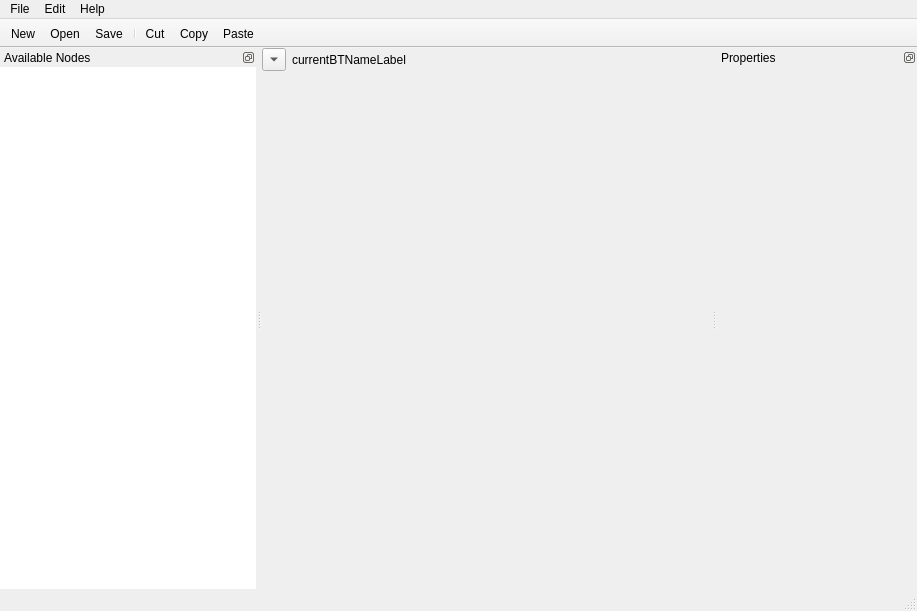
<?xml version="1.0" encoding="UTF-8"?>
<ui version="4.0">
 <class>BtEditor</class>
 <widget class="QMainWindow" name="BtEditor">
  <property name="geometry">
   <rect>
    <x>0</x>
    <y>0</y>
    <width>917</width>
    <height>611</height>
   </rect>
  </property>
  <property name="windowTitle">
   <string>Unnamed Project - Gluon Behavior Designer</string>
  </property>
  <widget class="QWidget" name="centralwidget">
   <layout class="QGridLayout" name="gridLayout_3">
    <property name="leftMargin">
     <number>0</number>
    </property>
    <property name="topMargin">
     <number>0</number>
    </property>
    <property name="rightMargin">
     <number>0</number>
    </property>
    <property name="bottomMargin">
     <number>0</number>
    </property>
    <item row="0" column="0">
     <layout class="QHBoxLayout" name="horizontalLayout">
      <item>
       <widget class="QToolButton" name="showBehaviorTreeList">
        <property name="text">
         <string/>
        </property>
        <property name="arrowType">
         <enum>Qt::DownArrow</enum>
        </property>
       </widget>
      </item>
      <item>
       <widget class="QLabel" name="currentBTNameLabel">
        <property name="text">
         <string>currentBTNameLabel</string>
        </property>
       </widget>
      </item>
     </layout>
    </item>
    <item row="1" column="0">
     <widget class="btNodeEditor" name="btEditor" native="true">
      <property name="sizePolicy">
       <sizepolicy hsizetype="Expanding" vsizetype="Expanding">
        <horstretch>0</horstretch>
        <verstretch>0</verstretch>
       </sizepolicy>
      </property>
     </widget>
    </item>
   </layout>
  </widget>
  <widget class="QMenuBar" name="menubar">
   <property name="geometry">
    <rect>
     <x>0</x>
     <y>0</y>
     <width>917</width>
     <height>19</height>
    </rect>
   </property>
   <widget class="QMenu" name="menuFile">
    <property name="title">
     <string>File</string>
    </property>
    <addaction name="actionNew"/>
    <addaction name="actionOpen"/>
    <addaction name="actionSave"/>
    <addaction name="actionSave_As"/>
    <addaction name="separator"/>
    <addaction name="actionQuit"/>
   </widget>
   <widget class="QMenu" name="menuEdit">
    <property name="title">
     <string>Edit</string>
    </property>
    <addaction name="actionNew_Tree"/>
    <addaction name="separator"/>
    <addaction name="actionCut"/>
    <addaction name="actionCopy"/>
    <addaction name="actionPaste"/>
    <addaction name="actionMake_Selection_Into_Tree"/>
    <addaction name="actionEdit_Node"/>
   </widget>
   <widget class="QMenu" name="menuHelp">
    <property name="title">
     <string>Help</string>
    </property>
    <addaction name="actionHelp"/>
    <addaction name="actionAbout"/>
   </widget>
   <addaction name="menuFile"/>
   <addaction name="menuEdit"/>
   <addaction name="menuHelp"/>
  </widget>
  <widget class="QStatusBar" name="statusbar"/>
  <widget class="QDockWidget" name="dockWidget_2">
   <property name="minimumSize">
    <size>
     <width>200</width>
     <height>91</height>
    </size>
   </property>
   <property name="features">
    <set>QDockWidget::DockWidgetFloatable|QDockWidget::DockWidgetMovable</set>
   </property>
   <property name="windowTitle">
    <string>Properties</string>
   </property>
   <attribute name="dockWidgetArea">
    <number>2</number>
   </attribute>
   <widget class="QWidget" name="dockWidgetContents_2">
    <layout class="QGridLayout" name="gridLayout_2">
     <property name="leftMargin">
      <number>0</number>
     </property>
     <property name="topMargin">
      <number>0</number>
     </property>
     <property name="rightMargin">
      <number>0</number>
     </property>
     <property name="bottomMargin">
      <number>0</number>
     </property>
     <item row="0" column="0">
      <widget class="QScrollArea" name="propertyScrollArea">
       <property name="sizePolicy">
        <sizepolicy hsizetype="Preferred" vsizetype="Expanding">
         <horstretch>0</horstretch>
         <verstretch>0</verstretch>
        </sizepolicy>
       </property>
       <property name="minimumSize">
        <size>
         <width>120</width>
         <height>0</height>
        </size>
       </property>
       <property name="styleSheet">
        <string notr="true"/>
       </property>
       <property name="frameShape">
        <enum>QFrame::NoFrame</enum>
       </property>
       <property name="widgetResizable">
        <bool>true</bool>
       </property>
       <widget class="QWidget" name="scrollAreaWidgetContents">
        <property name="geometry">
         <rect>
          <x>0</x>
          <y>0</y>
          <width>200</width>
          <height>522</height>
         </rect>
        </property>
       </widget>
      </widget>
     </item>
    </layout>
   </widget>
  </widget>
  <widget class="QDockWidget" name="dockWidget">
   <property name="features">
    <set>QDockWidget::DockWidgetFloatable|QDockWidget::DockWidgetMovable</set>
   </property>
   <property name="windowTitle">
    <string>Available Nodes</string>
   </property>
   <attribute name="dockWidgetArea">
    <number>1</number>
   </attribute>
   <widget class="QWidget" name="dockWidgetContents">
    <layout class="QGridLayout" name="gridLayout">
     <property name="sizeConstraint">
      <enum>QLayout::SetDefaultConstraint</enum>
     </property>
     <property name="leftMargin">
      <number>0</number>
     </property>
     <property name="topMargin">
      <number>0</number>
     </property>
     <property name="rightMargin">
      <number>0</number>
     </property>
     <property name="bottomMargin">
      <number>0</number>
     </property>
     <item row="0" column="0">
      <widget class="btAvailableNodesTreeView" name="availableNodes">
       <property name="acceptDrops">
        <bool>false</bool>
       </property>
       <property name="frameShape">
        <enum>QFrame::NoFrame</enum>
       </property>
       <property name="animated">
        <bool>true</bool>
       </property>
      </widget>
     </item>
    </layout>
   </widget>
  </widget>
  <widget class="QToolBar" name="toolBar">
   <property name="windowTitle">
    <string>toolBar</string>
   </property>
   <property name="movable">
    <bool>false</bool>
   </property>
   <property name="toolButtonStyle">
    <enum>Qt::ToolButtonTextBesideIcon</enum>
   </property>
   <property name="floatable">
    <bool>false</bool>
   </property>
   <attribute name="toolBarArea">
    <enum>TopToolBarArea</enum>
   </attribute>
   <attribute name="toolBarBreak">
    <bool>false</bool>
   </attribute>
   <addaction name="actionNew"/>
   <addaction name="actionOpen"/>
   <addaction name="actionSave"/>
   <addaction name="separator"/>
   <addaction name="actionCut"/>
   <addaction name="actionCopy"/>
   <addaction name="actionPaste"/>
  </widget>
  <action name="actionHelp">
   <property name="text">
    <string>Help</string>
   </property>
   <property name="shortcut">
    <string>F1</string>
   </property>
  </action>
  <action name="actionAbout">
   <property name="text">
    <string>About Brain...</string>
   </property>
  </action>
  <action name="actionNew">
   <property name="text">
    <string>New...</string>
   </property>
   <property name="shortcut">
    <string>Ctrl+N</string>
   </property>
  </action>
  <action name="actionSave">
   <property name="text">
    <string>Save</string>
   </property>
   <property name="shortcut">
    <string>Ctrl+S</string>
   </property>
  </action>
  <action name="actionSave_As">
   <property name="text">
    <string>Save As...</string>
   </property>
  </action>
  <action name="actionQuit">
   <property name="text">
    <string>Quit</string>
   </property>
   <property name="shortcut">
    <string>Ctrl+Q</string>
   </property>
  </action>
  <action name="actionNew_Tree">
   <property name="text">
    <string>New Tree...</string>
   </property>
   <property name="shortcut">
    <string>Ctrl+T</string>
   </property>
  </action>
  <action name="actionCut">
   <property name="text">
    <string>Cut</string>
   </property>
   <property name="shortcut">
    <string>Ctrl+X</string>
   </property>
  </action>
  <action name="actionCopy">
   <property name="text">
    <string>Copy</string>
   </property>
   <property name="shortcut">
    <string>Ctrl+C</string>
   </property>
  </action>
  <action name="actionPaste">
   <property name="text">
    <string>Paste</string>
   </property>
   <property name="shortcut">
    <string>Ctrl+V</string>
   </property>
  </action>
  <action name="actionMake_Selection_Into_Tree">
   <property name="text">
    <string>Extract As Tree...</string>
   </property>
   <property name="shortcut">
    <string>Ctrl+Shift+X</string>
   </property>
  </action>
  <action name="actionOpen">
   <property name="text">
    <string>Open...</string>
   </property>
   <property name="shortcut">
    <string>Ctrl+O</string>
   </property>
  </action>
  <action name="actionEdit_Node">
   <property name="text">
    <string>Edit Node...</string>
   </property>
  </action>
 </widget>
 <customwidgets>
  <customwidget>
   <class>btAvailableNodesTreeView</class>
   <extends>QTreeView</extends>
   <header>btavailablenodestreeview.h</header>
  </customwidget>
  <customwidget>
   <class>btNodeEditor</class>
   <extends>QWidget</extends>
   <header>btnodeeditor.h</header>
   <container>1</container>
  </customwidget>
 </customwidgets>
 <resources/>
 <connections/>
</ui>
